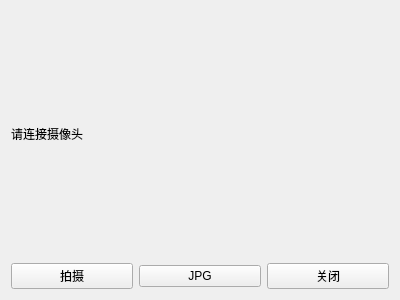
<?xml version="1.0" encoding="UTF-8"?>
<ui version="4.0">
 <class>Camera</class>
 <widget class="QWidget" name="Camera">
  <property name="geometry">
   <rect>
    <x>0</x>
    <y>0</y>
    <width>400</width>
    <height>300</height>
   </rect>
  </property>
  <property name="windowTitle">
   <string>Form</string>
  </property>
  <layout class="QGridLayout" name="gridLayout">
   <item row="1" column="0">
    <widget class="QPushButton" name="pbsave">
     <property name="text">
      <string>拍摄</string>
     </property>
    </widget>
   </item>
   <item row="0" column="0" colspan="3">
    <widget class="QLabel" name="label_image">
     <property name="text">
      <string>请连接摄像头</string>
     </property>
    </widget>
   </item>
   <item row="1" column="2">
    <widget class="QPushButton" name="pbcanael">
     <property name="text">
      <string>关闭</string>
     </property>
    </widget>
   </item>
   <item row="1" column="1">
    <widget class="QPushButton" name="pbformatconversion">
     <property name="text">
      <string>JPG</string>
     </property>
    </widget>
   </item>
  </layout>
 </widget>
 <resources/>
 <connections/>
</ui>
